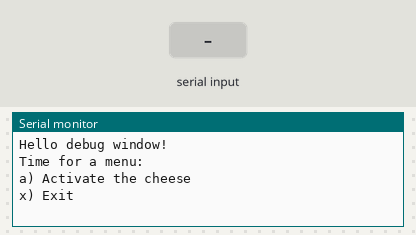
A sketch run on a simulated ESP32. Parts: the last lines printed to the serial monitor. Inputs (shaded band) come from the test bench. At 4.3 s the program stops and its outputs stay as they are.

Above: at 1.2 s.
1.3 s: "90,45\n" received over Serial
2.8 s: "a90\n" received over Serial
At 2.87 s:
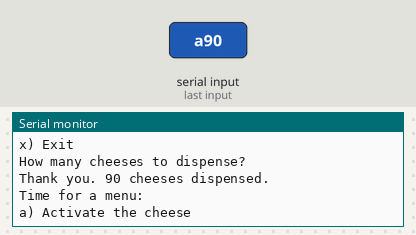
4.3 s: "x90\n" received over Serial
At 4.9 s:
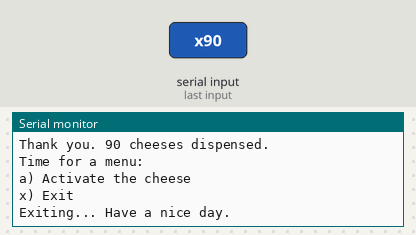
Timing chart, 0 to 5.8 s (numbered marks = the images above; inputs shaded):
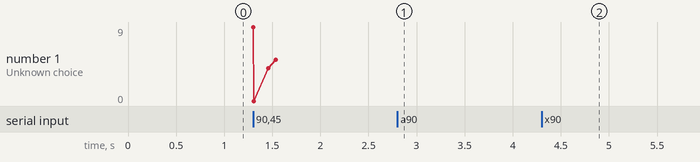

Measured:
- after the input at 2.8 s, the serial monitor: prints a new line at once (image 1)
- after the input at 4.3 s, the serial monitor: prints a new line at once (image 2)

The sketch:

Example2_Serial.ino
```cpp
// (licence header left out)
void setup()
{
  Serial.begin(9600);
  Serial.println("Hello debug window!");

  Serial1.begin(115200);
  Serial1.println("This prints on TX1/RX1 pins");
}

void loop()
{
  Serial.println("Time for a menu:");
  Serial.println("a) Activate the cheese");
  Serial.println("x) Exit");
  Serial.println();

  while (Serial.available() == true)
    Serial.read(); //Read any characters that may be sitting in the RX buffer before we wait for user input

  while (Serial.available() == false)
    delay(1); //Wait for user input

  char incoming = Serial.read();

  if (incoming == 'a' || incoming == 'A')
  {
    Serial.println("How many cheeses to dispense?");

    while (Serial.available() == true)
      Serial.read(); //Read any characters that may be sitting in the RX buffer before we wait for user input

    while (Serial.available() == false)
      ;                                           //Wait for user to type a number
    unsigned int cheeseCount = Serial.parseInt(); //That's a lot of potential cheese

    //Print to second serial port
    for (unsigned int x = 0; x < cheeseCount; x++)
    {
      Serial1.println("Cheese!");
    }

    Serial.printf("Thank you. %d cheeses dispensed.\n\r", cheeseCount); //Did you see that?! We used printf!
  }
  else if (incoming == 'x' || incoming == 'X')
  {
    Serial.println("Exiting... Have a nice day.");
    while (1)
      ; //Freeze
  }
  else
  {
    Serial.print("Unknown choice: ");
    Serial.write(incoming);
    Serial.println();
  }
}
```
